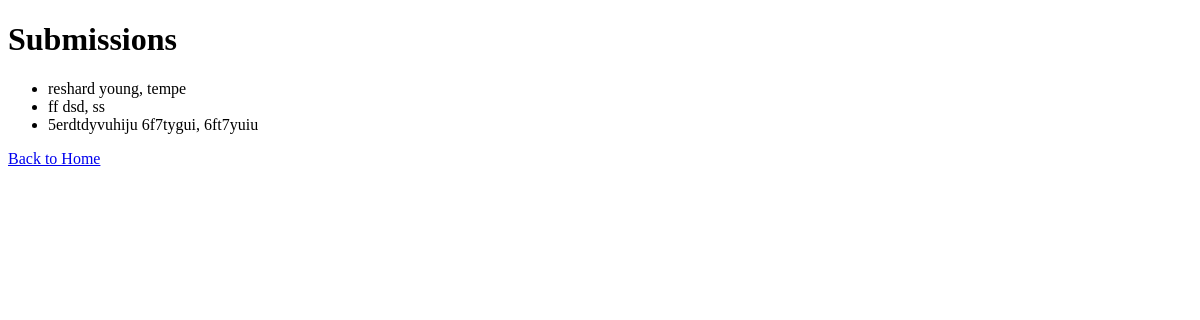
Page /myapp/submissions/ on the earlier database version.
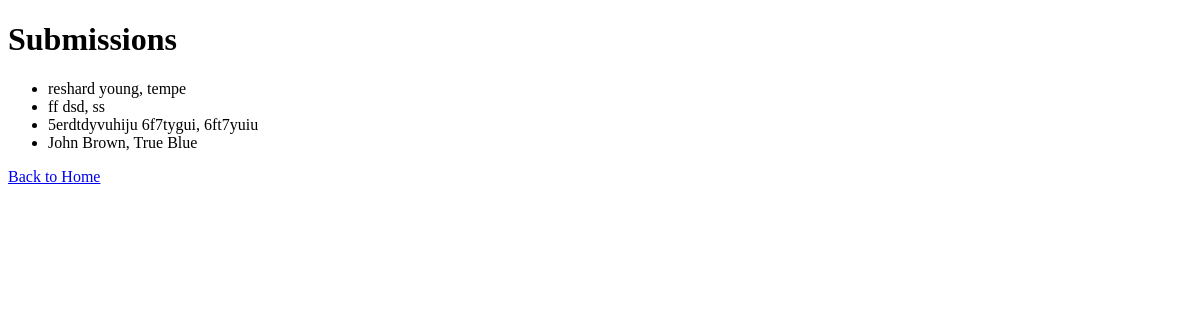
Same page on the later database version.
### myapp/models.py (models this page shows)
class Submission(models.Model):
    first_name = models.CharField(max_length=100)
    last_name = models.CharField(max_length=100)
    address = models.CharField(max_length=200)

### myapp/views.py (the view)
# urls.py: path('submissions/', views.submissions, name='submissions'),
def submissions(request):
    submissions = Submission.objects.all()
    return render(request, 'myapp/submissions.html', {'submissions': submissions})

### myapp/templates/myapp/submissions.html (shortened to what this page needs)
<!DOCTYPE html>
<html lang="en">
<head>
</head>
<body>
    <h1>Submissions</h1>
    <ul>
        {% for submission in submissions %}
        <li>{{ submission.first_name }} {{ submission.last_name }}, {{ submission.address }}</li>
        {% empty %}
        <li>No submissions yet.</li>
        {% endfor %}
    </ul>
    <a href="{% url 'home' %}">Back to Home</a>
</body>
</html>

Differences in the rows shown:
added Submission: first_name "John", last_name "Brown", address "True Blue"
